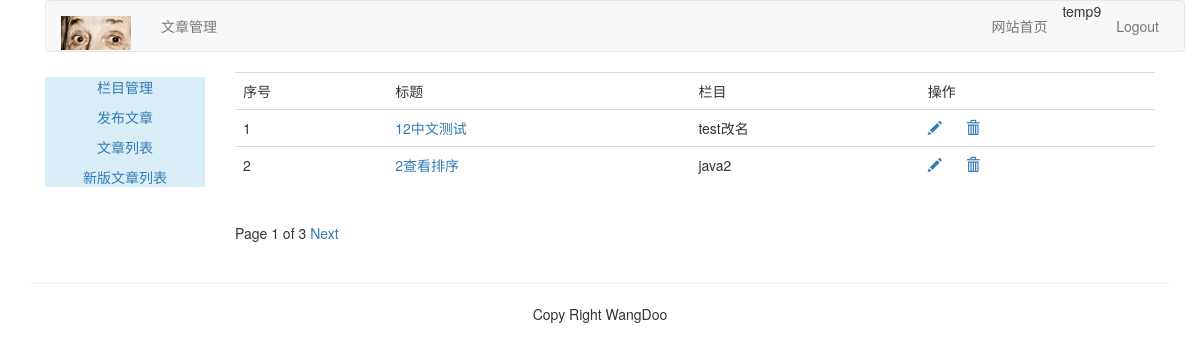
Before: /article-column/article-list/ (signed in) with the older database file.
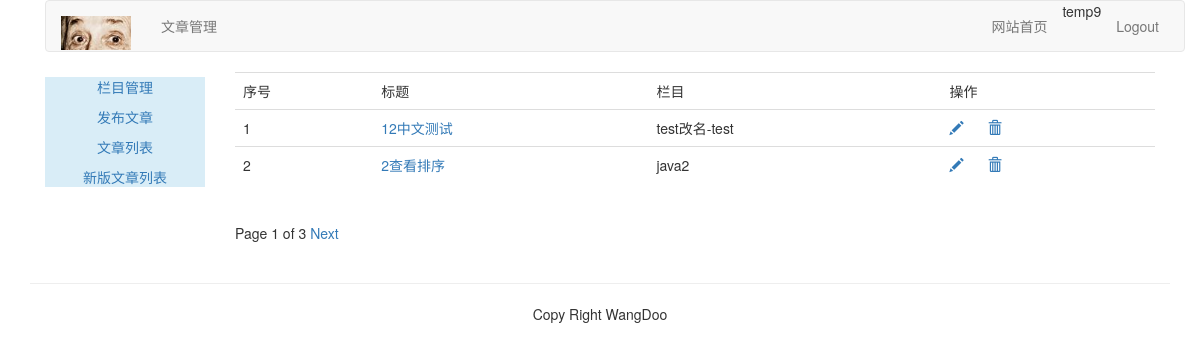
After: the same page with the newer database file.
### article/models.py (models this page shows, shortened)
class ArticlePost(models.Model):
	author = models.ForeignKey(User, related_name="article", on_delete=models.CASCADE)
	title = models.CharField(max_length=200)
	slug = models.SlugField(max_length=500)
	column = models.ForeignKey(ArticleColumn, related_name="article_column", on_delete=models.CASCADE)
	body = models.TextField()
	created = models.DateTimeField(default=timezone.now())
	updated = models.DateTimeField(auto_now=True)
	class Meta:
		ordering = ("title",)
		index_together = (('id','slug'),)
	def get_absolute_url(self):
		return reverse("article:article_detail", args=[self.id, self.slug])

class ArticleColumn(models.Model):
	user = models.ForeignKey(User, related_name='article_column', on_delete=models.CASCADE)
	column = models.CharField(max_length=200)
	created = models.DateField(auto_now_add=True)
	def __str__(self):
		return self.column

### article/views.py (the view)
# urls.py: path('article-list/', views.article_list, name="article_list"),
@login_required(login_url='/account/login/')
def article_list(request):
	article_list = ArticlePost.objects.filter(author=request.user) # 筛选出用户的所有文章列表
	paginator = Paginator(article_list, 2) # 规定每页最多两个
	page = request.GET.get('page') # 获得浏览器GET请求的参数page的值
	try:
		current_page = paginator.page(page) # 得到指定页面内容，其参数必须是>=1的整数
		articles = current_page.object_list # 得到该也所有的对象列表 page.number 返回页码
	except PageNotAnInteger:
		current_page = paginator.page(1)
		articles = current_page.object_list
	except EmptyPage:
		current_page = paginator.page(paginator.num_pages) # paginator.num_pages 返回的是页数
		articles = current_page.object_list
	return render(request, "article/column/article_list.html", {"articles":articles, "page":current_page})

### templates/article/column/article_list.html (shortened to what this page needs)
{% extends "article/base.html" %}
{% load staticfiles %}
{% block content %}
<div>
	<table class="table table-hover">
		<tr>
			<td>序号</td>
			<td>标题</td>
			<td>栏目</td>
			<td>操作</td>
		</tr>
		{% for article in articles %}
		<tr id="{{ article.id }}">
			<td>{{ forloop.counter }}</td>
			<td><a href="{{ article.get_absolute_url }}">{{ article.title }}</a></td>
			<td>{{ article.column }}</td>
			<td>
				<a href="{% url 'article:redit_article' article.id %}" name="redit"><span class="glyphicon glyphicon-pencil"></span></a>
				<a href="javascript:" name="delete" onclick="del_article(this, {{ article.id }})"><span class="glyphicon glyphicon-trash" style="margin-left: 20px"></span></a>
			</td>
		</tr>
		{% endfor %}
	</table>
	{% include "paginator.html" %}
</div>
{% endblock %}

Changed rows visible on the page:
changed through a linked row, ArticlePost "12中文测试": column "test改名" → "test改名-test"
